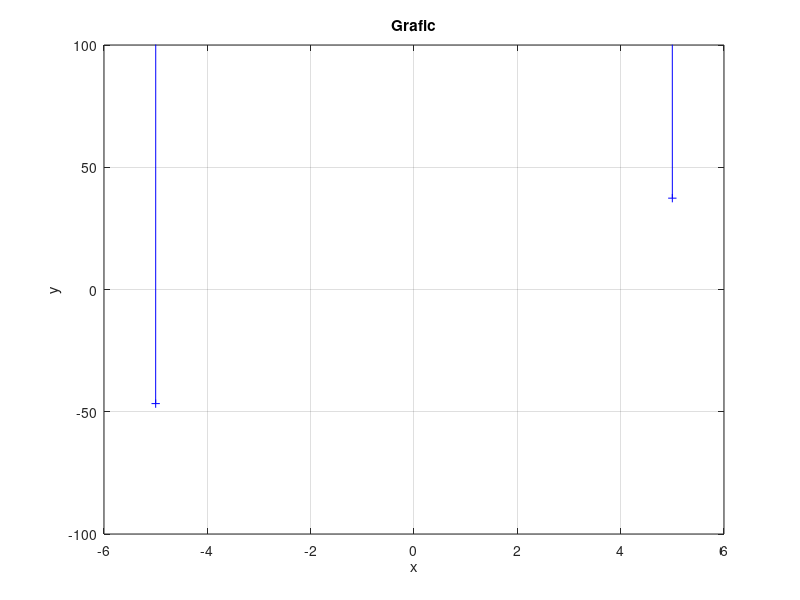

Write MATLAB code to recreate this figure.
format shortg
N=input('N = ');
h=input('Vvedit krok: ');
a=input('Vvedit kut: ');
x=[-N:h:N];
if any(sind(a*x + 9^0) == 0)
    warndlg('Uwaga v masivi e tochki dilenya na 0!');
end
y=(7.5 ./ (8*(x.^2-3*x+4)))+(pi ./ sind(a*x+9^0).^3);
%disp(['x = ', num2str(x)])
%disp(['y = ', num2str(y)])
result=[x;y]
plot(x,y,'b+-')
title('Grafic')
xlabel('x')
ylabel('y')
ylim([-100 100])
grid on
